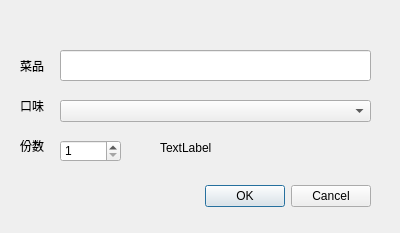
<?xml version="1.0" encoding="UTF-8"?>
<ui version="4.0">
 <class>orderaddtaste</class>
 <widget class="QDialog" name="orderaddtaste">
  <property name="geometry">
   <rect>
    <x>0</x>
    <y>0</y>
    <width>400</width>
    <height>233</height>
   </rect>
  </property>
  <property name="minimumSize">
   <size>
    <width>400</width>
    <height>233</height>
   </size>
  </property>
  <property name="maximumSize">
   <size>
    <width>400</width>
    <height>233</height>
   </size>
  </property>
  <property name="windowTitle">
   <string>菜品订购</string>
  </property>
  <widget class="QDialogButtonBox" name="buttonBox">
   <property name="geometry">
    <rect>
     <x>30</x>
     <y>180</y>
     <width>341</width>
     <height>32</height>
    </rect>
   </property>
   <property name="orientation">
    <enum>Qt::Orientation::Horizontal</enum>
   </property>
   <property name="standardButtons">
    <set>QDialogButtonBox::StandardButton::Cancel|QDialogButtonBox::StandardButton::Ok</set>
   </property>
  </widget>
  <widget class="QLabel" name="label">
   <property name="geometry">
    <rect>
     <x>20</x>
     <y>60</y>
     <width>40</width>
     <height>12</height>
    </rect>
   </property>
   <property name="text">
    <string>菜品</string>
   </property>
  </widget>
  <widget class="QLabel" name="label_2">
   <property name="geometry">
    <rect>
     <x>20</x>
     <y>100</y>
     <width>40</width>
     <height>12</height>
    </rect>
   </property>
   <property name="text">
    <string>口味</string>
   </property>
  </widget>
  <widget class="QLabel" name="label_3">
   <property name="geometry">
    <rect>
     <x>20</x>
     <y>140</y>
     <width>40</width>
     <height>12</height>
    </rect>
   </property>
   <property name="text">
    <string>份数</string>
   </property>
  </widget>
  <widget class="QLineEdit" name="foodSearch">
   <property name="geometry">
    <rect>
     <x>60</x>
     <y>50</y>
     <width>311</width>
     <height>31</height>
    </rect>
   </property>
  </widget>
  <widget class="QComboBox" name="tastesCombobox">
   <property name="geometry">
    <rect>
     <x>60</x>
     <y>100</y>
     <width>311</width>
     <height>22</height>
    </rect>
   </property>
  </widget>
  <widget class="QSpinBox" name="countSpinBox">
   <property name="geometry">
    <rect>
     <x>60</x>
     <y>140</y>
     <width>61</width>
     <height>22</height>
    </rect>
   </property>
   <property name="minimum">
    <number>1</number>
   </property>
  </widget>
  <widget class="QLabel" name="stockWeightTip">
   <property name="geometry">
    <rect>
     <x>160</x>
     <y>140</y>
     <width>241</width>
     <height>16</height>
    </rect>
   </property>
   <property name="text">
    <string>TextLabel</string>
   </property>
  </widget>
 </widget>
 <resources/>
 <connections>
  <connection>
   <sender>buttonBox</sender>
   <signal>accepted()</signal>
   <receiver>orderaddtaste</receiver>
   <slot>accept()</slot>
   <hints>
    <hint type="sourcelabel">
     <x>248</x>
     <y>254</y>
    </hint>
    <hint type="destinationlabel">
     <x>157</x>
     <y>274</y>
    </hint>
   </hints>
  </connection>
  <connection>
   <sender>buttonBox</sender>
   <signal>rejected()</signal>
   <receiver>orderaddtaste</receiver>
   <slot>reject()</slot>
   <hints>
    <hint type="sourcelabel">
     <x>316</x>
     <y>260</y>
    </hint>
    <hint type="destinationlabel">
     <x>286</x>
     <y>274</y>
    </hint>
   </hints>
  </connection>
 </connections>
</ui>
